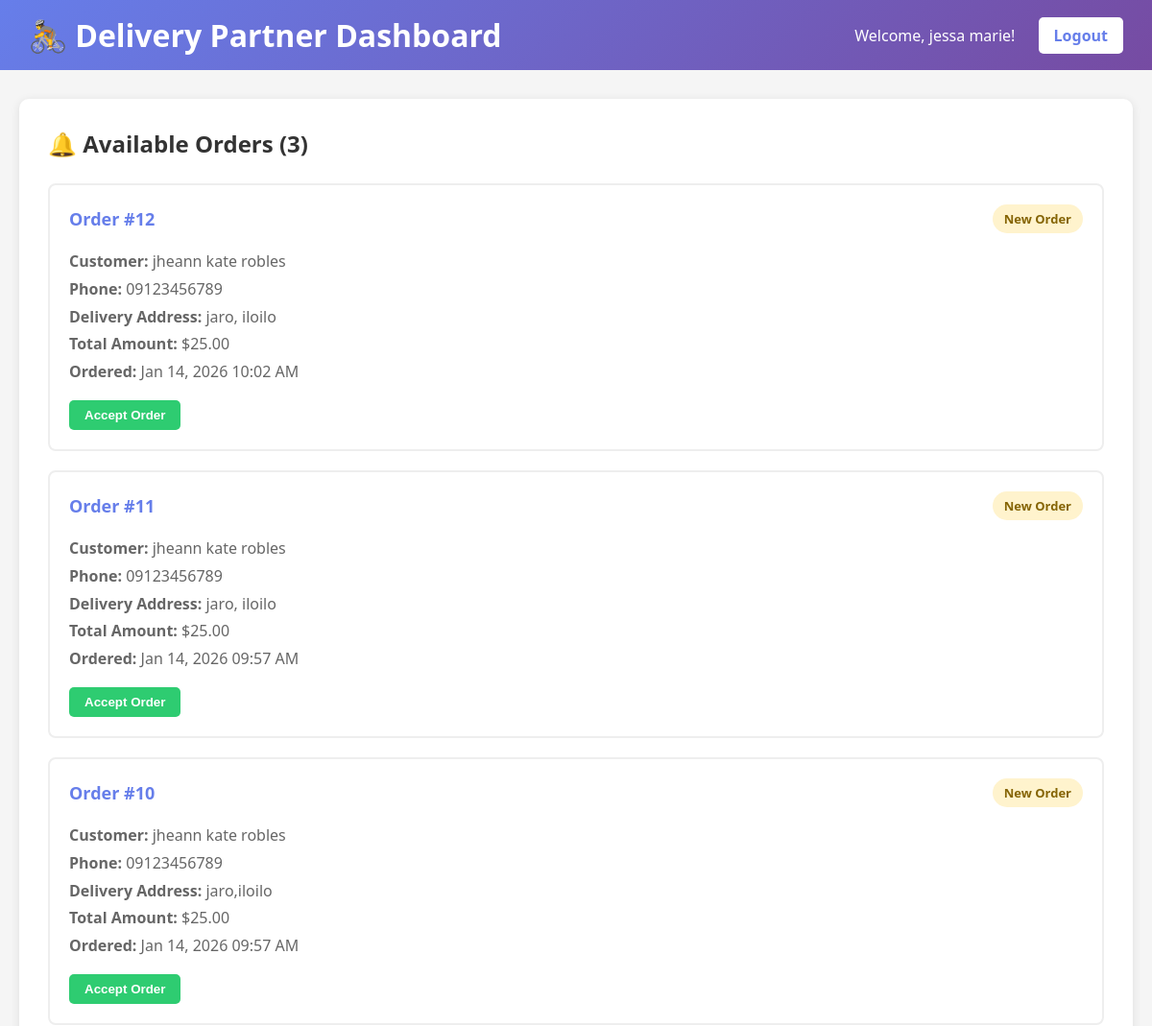
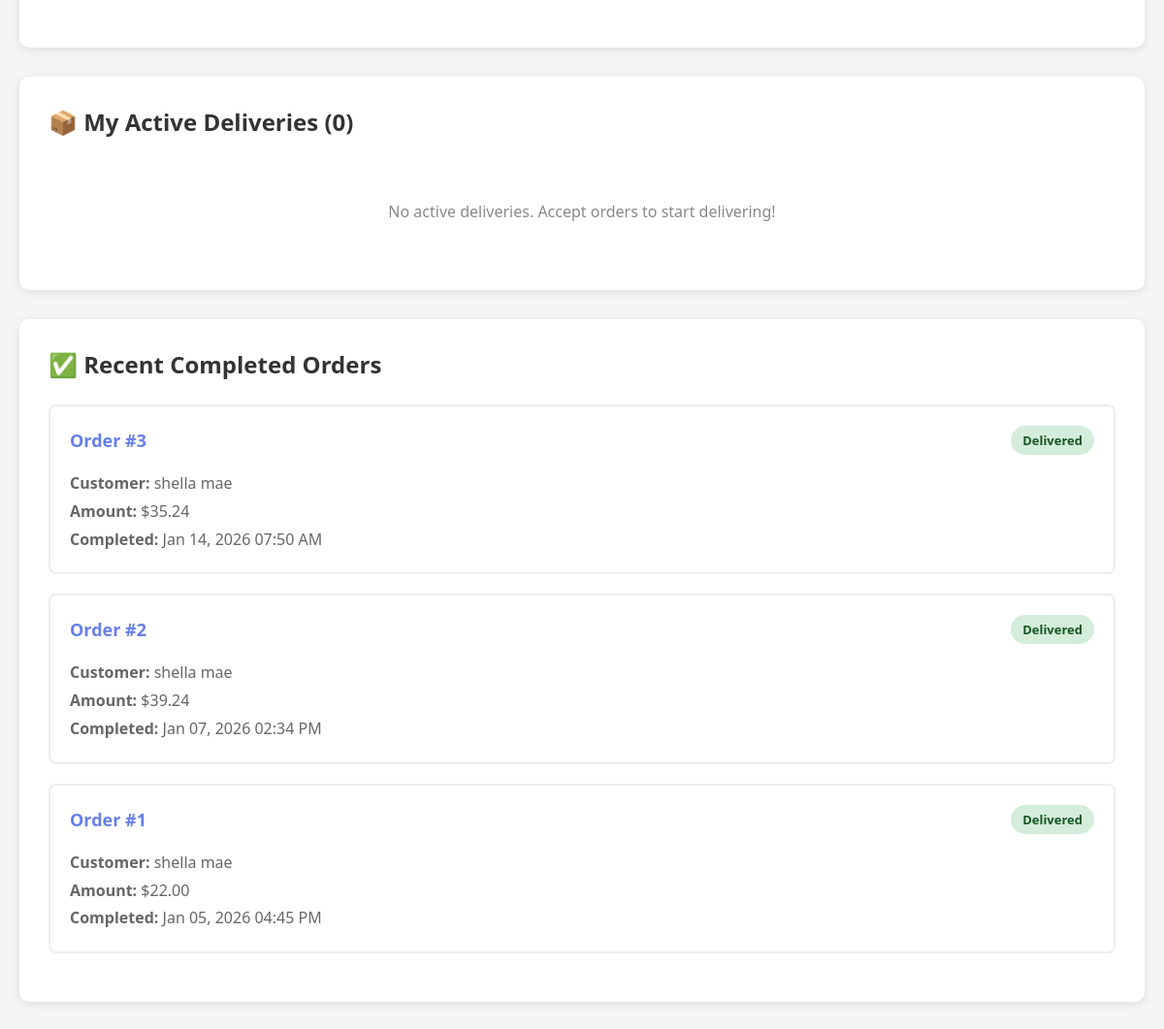
The page /rider/dashboard.php (signed in) on the database its author committed (2 pictures, top to bottom).
### tables this page shows
CREATE TABLE `orders` (
  `id` int(11) NOT NULL AUTO_INCREMENT PRIMARY KEY,
  `user_id` int(11) DEFAULT NULL,
  `rider_id` int(11) DEFAULT NULL,
  `restaurant_id` int(11) DEFAULT NULL,
  `total_amount` decimal(10,2) DEFAULT NULL,
  `status` enum('pending','confirmed','preparing','on_the_way','delivered','cancelled') DEFAULT 'pending',
  `delivery_address` text DEFAULT NULL,
  `payment_status` enum('pending','completed') DEFAULT 'pending',
  `created_at` timestamp NOT NULL DEFAULT current_timestamp(),
  `order_date` datetime NOT NULL DEFAULT current_timestamp()
);

CREATE TABLE `users` (
  `id` int(11) NOT NULL AUTO_INCREMENT PRIMARY KEY,
  `name` varchar(100) NOT NULL,
  `email` varchar(100) NOT NULL,
  `password` varchar(255) NOT NULL,
  `phone` varchar(20) DEFAULT NULL,
  `address` text DEFAULT NULL,
  `role` enum('customer','rider','owner') DEFAULT 'customer',
  `status` enum('active','inactive','pending','suspended') DEFAULT 'active',
  `created_at` timestamp NOT NULL DEFAULT current_timestamp()
);

### rider/dashboard.php (the view, shortened to what this page needs)
<?php
$db = new Database();
$conn = $db->getConnection();
$available_orders = $conn->query("SELECT o.*, u.name as customer_name, u.phone as customer_phone
                                  FROM orders o
                                  JOIN users u ON o.user_id = u.id
                                  WHERE o.rider_id IS NULL AND o.status='pending'
                                  ORDER BY o.created_at DESC")->fetchAll(PDO::FETCH_ASSOC);
$my_orders_stmt = $conn->prepare("SELECT o.*, u.name as customer_name, u.phone as customer_phone
                                  FROM orders o
                                  JOIN users u ON o.user_id = u.id
                                  WHERE o.rider_id = ? AND o.status NOT IN ('delivered','cancelled')
                                  ORDER BY o.created_at DESC");
$my_orders_stmt->execute([$_SESSION['user_id']]);
$my_orders = $my_orders_stmt->fetchAll(PDO::FETCH_ASSOC);
$completed_orders_stmt = $conn->prepare("SELECT o.*, u.name as customer_name
                                         FROM orders o
                                         JOIN users u ON o.user_id = u.id
                                         WHERE o.rider_id = ? AND o.status IN ('delivered','cancelled')
                                         ORDER BY o.created_at DESC LIMIT 10");
$completed_orders_stmt->execute([$_SESSION['user_id']]);
$completed_orders = $completed_orders_stmt->fetchAll(PDO::FETCH_ASSOC);
?>
<!DOCTYPE html>
<html lang="en">
<head>
</head>
<body>
<div class="navbar">
    <h1>🚴 Delivery Partner Dashboard</h1>
    <div>
        <span style="margin-right:20px;">Welcome, <?php echo $_SESSION['name']; ?>!</span>
        <a href="../auth/logout.php" class="btn btn-white">Logout</a>
    </div>
</div>
<div class="container">
<div class="section">
    <h2>🔔 Available Orders (<?php echo count($available_orders); ?>)</h2>
    <?php if($available_orders): ?>
        <?php foreach($available_orders as $order): ?>
            <div class="order-card" id="order-<?php echo $order['id']; ?>">
                <div class="order-header">
                    <div class="order-id">Order #<?php echo $order['id']; ?></div>
                    <span class="status-badge status-pending">New Order</span>
                </div>
                <div class="order-details">
                    <p><strong>Customer:</strong> <?php echo htmlspecialchars($order['customer_name']); ?></p>
                    <p><strong>Phone:</strong> <?php echo htmlspecialchars($order['customer_phone']); ?></p>
                    <p><strong>Delivery Address:</strong> <?php echo htmlspecialchars($order['delivery_address']); ?></p>
                    <p><strong>Total Amount:</strong> $<?php echo number_format($order['total_amount'],2); ?></p>
                    <p><strong>Ordered:</strong> <?php echo date('M d, Y h:i A',strtotime($order['created_at'])); ?></p>
                </div>
                <div class="order-actions">
                    <button class="btn btn-accept action-btn" data-action="accept" data-id="<?php echo $order['id']; ?>">Accept Order</button>
                </div>
            </div>
        <?php endforeach; ?>
    <?php else: ?>
        <div class="empty-state"><p>No available orders at the moment.</p></div>
    <?php endif; ?>
</div>
<div class="section">
    <h2>📦 My Active Deliveries (<?php echo count($my_orders); ?>)</h2>
    <?php if($my_orders): ?>
        <?php foreach($my_orders as $order): ?>
            <div class="order-card" id="order-<?php echo $order['id']; ?>">
                <div class="order-header">
                    <div class="order-id">Order #<?php echo $order['id']; ?></div>
                    <span class="status-badge status-<?php echo $order['status']; ?>">
                        <?php echo ucfirst(str_replace('_',' ',$order['status'])); ?>
                    </span>
                </div>
                <div class="order-details">
                    <p><strong>Customer:</strong> <?php echo htmlspecialchars($order['customer_name']); ?></p>
                    <p><strong>Phone:</strong> <?php echo htmlspecialchars($order['customer_phone']); ?></p>
                    <p><strong>Delivery Address:</strong> <?php echo htmlspecialchars($order['delivery_address']); ?></p>
                    <p><strong>Total Amount:</strong> $<?php echo number_format($order['total_amount'],2); ?></p>
                </div>
                <div class="order-actions">
                    <?php if($order['status']!='delivered'): ?>
                        <?php
                        $nextAction = '';
                        $btnText = '';
                        $btnClass = 'btn-primary';
                        if($order['status']=='confirmed') { $nextAction='preparing'; $btnText='Mark as Preparing'; }
                        elseif($order['status']=='preparing') { $nextAction='on_the_way'; $btnText='On the Way'; }
                        elseif($order['status']=='on_the_way') { $nextAction='delivered'; $btnText='Mark as Delivered'; $btnClass='btn-success'; }
                        ?>
                        <button class="btn <?php echo $btnClass; ?> action-btn" data-action="update_status" data-id="<?php echo $order['id']; ?>" data-status="<?php echo $nextAction; ?>">
                            <?php echo $btnText; ?>
                        </button>
                    <?php endif; ?>
                    <a href="../messages/chat.php?order_id=<?php echo $order['id']; ?>" class="btn btn-primary">💬 Message Customer</a>
                </div>
            </div>
        <?php endforeach; ?>
    <?php else: ?>
        <div class="empty-state"><p>No active deliveries. Accept orders to start delivering!</p></div>
    <?php endif; ?>
</div>
<div class="section">
    <h2>✅ Recent Completed Orders</h2>
    <?php if($completed_orders): ?>
        <?php foreach($completed_orders as $order): ?>
            <div class="order-card" id="order-<?php echo $order['id']; ?>">
                <div class="order-header">
                    <div class="order-id">Order #<?php echo $order['id']; ?></div>
                    <span class="status-badge status-<?php echo $order['status']; ?>">
                        <?php echo ucfirst($order['status']); ?>
                    </span>
                </div>
                <div class="order-details">
                    <p><strong>Customer:</strong> <?php echo htmlspecialchars($order['customer_name']); ?></p>
                    <p><strong>Amount:</strong> $<?php echo number_format($order['total_amount'],2); ?></p>
                    <p><strong>Completed:</strong> <?php echo date('M d, Y h:i A',strtotime($order['created_at'])); ?></p>
                </div>
            </div>
        <?php endforeach; ?>
    <?php else: ?>
        <div class="empty-state"><p>No completed orders yet.</p></div>
    <?php endif; ?>
</div>
</div>
</body>
</html>

### rider/dashboard.php (style rules this page uses)
* { margin:0;padding:0;box-sizing:border-box; }
body { font-family:'Segoe UI', Tahoma, Geneva, Verdana, sans-serif; background:#f5f5f5; }
.navbar { background:linear-gradient(135deg,#667eea,#764ba2);color:white;padding:15px 30px;display:flex;justify-content:space-between;align-items:center; }
.btn { padding:8px 16px;border:none;border-radius:5px;cursor:pointer;text-decoration:none;display:inline-block;font-weight:600; }
.btn-white { background:white;color:#667eea; }
.btn-accept { background:#2ecc71;color:white; }
.container { max-width:1200px;margin:30px auto;padding:0 20px; }
.section { background:white;border-radius:10px;padding:30px;box-shadow:0 2px 10px rgba(0,0,0,0.1);margin-bottom:30px; }
h2 { margin-bottom:25px;color:#333; }
.order-card { border:2px solid #eee;border-radius:8px;padding:20px;margin-bottom:20px;transition: all 0.3s ease; }
.order-header { display:flex;justify-content:space-between;align-items:center;margin-bottom:15px; }
.order-id { font-size:18px;font-weight:bold;color:#667eea; }
.status-badge { padding:6px 12px;border-radius:20px;font-size:13px;font-weight:600; }
.status-pending { background:#fff3cd;color:#856404; }
.status-delivered { background:#d4edda;color:#155724; }
.order-details { color:#666;line-height:1.8; }
.order-actions { display:flex;gap:10px;margin-top:15px; }
.empty-state { text-align:center;padding:40px;color:#888; }

### rows shown on the page
orders: id "12", user.name "jheann kate robles", user.phone "09123456789", delivery_address "jaro, iloilo", total_amount "25.00", created_at "Jan 14, 2026 10:02 AM"
orders: id "11", user.name "jheann kate robles", user.phone "09123456789", delivery_address "jaro, iloilo", total_amount "25.00", created_at "Jan 14, 2026 09:57 AM"
orders: id "10", user.name "jheann kate robles", user.phone "09123456789", delivery_address "jaro,iloilo", total_amount "25.00", created_at "Jan 14, 2026 09:57 AM"
orders: id "3", status "Delivered", user.name "shella mae", total_amount "35.24", created_at "Jan 14, 2026 07:50 AM"
orders: id "2", status "Delivered", user.name "shella mae", total_amount "39.24", created_at "Jan 07, 2026 02:34 PM"
orders: id "1", status "Delivered", user.name "shella mae", total_amount "22.00", created_at "Jan 05, 2026 04:45 PM"

### other values the page prints
$_SESSION['name'] "jessa marie"
count($available_orders) "3"
count($my_orders) "0"
